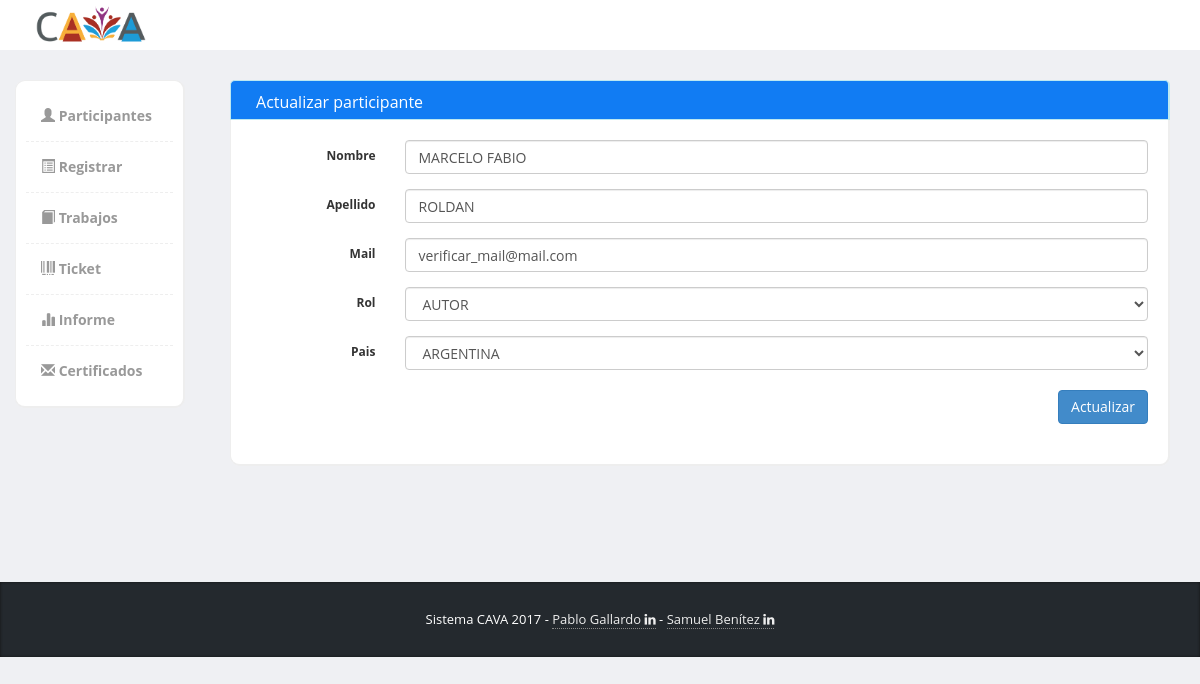
/registro/modificar/121, run on an earlier commit of the app's database.
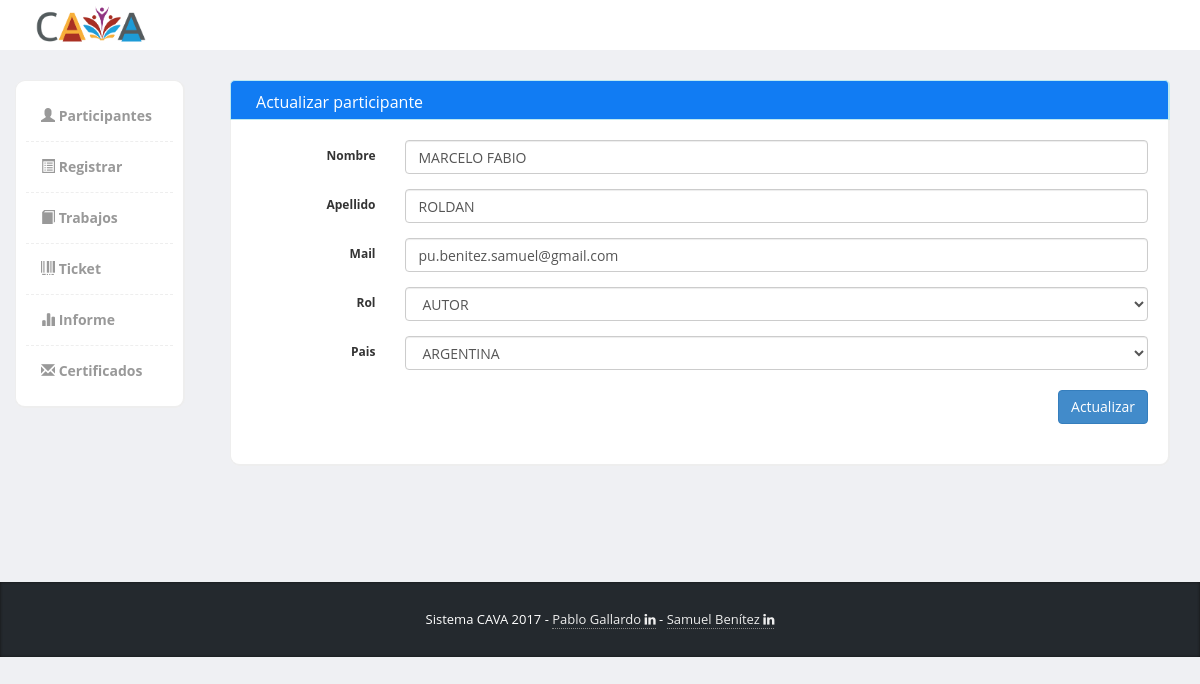
And on a later commit of the database.
### tables this page shows
CREATE TABLE `personas` (
  `id_persona` int(11) NOT NULL,
  `nombre` varchar(64) NOT NULL,
  `apellido` varchar(64) NOT NULL,
  `mail` varchar(100) NOT NULL,
  `id_rol` int(11) NOT NULL,
  `id_pais` int(11) NOT NULL
);

### application/controllers/registro.php (called while the page is built, shortened)
<?php
class Registro extends CI_Controller {
	public function __construct(){
		$this->load->library('form_validation');
		$this->load->model('rol_model');
		$this->load->model('pais_model');
		$this->load->model('personas_model');
	}
	public function modificar($id = null){
		$personas = $this->personas_model->get_id($id);
		if(count($personas) > 0 ){
			foreach ($personas as $persona) {
				$data['nombre']   = $persona->nombre;
				$data['apellido'] = $persona->apellido;
				$data['mail']	  = $persona->mail;
				$data['id_rol']	  = $persona->id_rol;
				$data['id_pais']  = $persona->id_pais;
			}
			$data['id_persona'] = $id;
			$data['roles'] 		=  $this->rol_model->get();
			$data['paises'] 	= $this->pais_model->get();
			$this->load->view('commons/header_menu_view');
			$this->load->view('registro_update_view',$data);
			$this->load->view('commons/footer_view');
		}
		else
			redirect('participantes');
	}
}

### index.php (called while the page is built, shortened)
<?php
require_once BASEPATH.'core/CodeIgniter.php';

### application/models/personas_model.php (called while the page is built, shortened)
<?php
class personas_model extends CI_model {
	function get_id($id = null){
		$this->db->where('id_persona',$id);
		$query = $this->db->get('personas');
		return $query->result();
	}
}

### application/models/rol_model.php (called while the page is built, shortened)
<?php
class rol_model extends CI_model {
	function get(){
		return $this->db->get('rol')->result();
	}
}

### application/models/pais_model.php (called while the page is built, shortened)
<?php
class pais_model extends CI_model {
	function get(){
		return $this->db->get('pais')->result();
	}
}

### application/views/registro_update_view.php (the view, shortened to what this page needs)
<div class="col-md-12 panel-info">
			  			<div class="content-box-header panel-heading">
		  					<div class="panel-title ">Actualizar participante</div>
			  			</div>
			  			<div class="content-box-large box-with-header">
				  			<div id="rootwizard">
								<div class="tab-content">
								    <div class="tab-pane active" id="tab1">
								      <form class="form-horizontal" role="form" method="post" action="<?=base_url('registro/actualizar')?>">
										  <div class="form-group">
										    <label for="inputEmail3" class="col-sm-2 control-label">Nombre</label>
										    <div class="col-sm-10">
										      <input name="nombre" value="<?php echo (isset($nombre)) ? $nombre : set_value('nombre')?>" type="text" class="form-control" id="inputEmail3" placeholder="">
										    </div>
										  </div>
										  <div class="form-group">
										    <label for="inputPassword3" class="col-sm-2 control-label">Apellido</label>
										    <div class="col-sm-10">
										      <input name="apellido" value="<?php echo (isset($apellido)) ? $apellido : set_value('apellido')?>"  type="text" class="form-control" id="inputPassword3" placeholder="">
										    </div>
										  </div>
										  <div class="form-group">
										    <label for="inputPassword3" class="col-sm-2 control-label">Mail</label>
										    <div class="col-sm-10">
										      <input name="mail" value="<?php echo (isset($mail)) ? $mail : set_value('mail')?>" type="mail" class="form-control" id="inputPassword3" placeholder="">
										    </div>
										  </div>
										  <div class="form-group">
										    <label for="inputPassword3" class="col-sm-2 control-label">Rol</label>
										    <div class="col-sm-10">
										        <select name="id_rol" class="form-control" id="inputPassword3" required="">
											      	<?php foreach ($roles as $rol):?>
											      		<?php if($rol->id_rol == $id_rol): ?>
											      			<option value="<?=$rol->id_rol?>" selected><?=$rol->rol?></option>
											      		<?php else: ?>
											      			<option value="<?=$rol->id_rol?>"><?=$rol->rol?></option>
											      		<?php endif;?>
											      	<?php endforeach;?>
										        </select>
										    </div>
										  </div>
										  <div class="form-group">
										    <label for="inputPassword3" class="col-sm-2 control-label">Pais</label>
										    <div class="col-sm-10">
										      <select name="id_pais" class="form-control" id="inputPassword3" placeholder="">
										      	<?php foreach ($paises as $pais):?>
										      		<?php if($pais->id_pais == $id_pais): ?>
										      			<option value="<?=$pais->id_pais?>" selected><?=$pais->pais?></option>
										      		<?php else: ?>
										      			<option value="<?=$pais->id_pais?>"><?=$pais->pais?></option>
										      		<?php endif;?>
										      	<?php endforeach;?>
										      </select>
										    </div>
										  </div>
								    </div>
									<ul class="pager wizard">
									  	<input type="submit" class="btn btn-primary pull-right" value="Actualizar">
									</ul>
								</div>
							</div>
						</div>
</div>

What changed in the data, as far as the page shows it:
changed personas "MARCELO FABIO": mail "verificar_mail@mail.com" → "pu.benitez.samuel@gmail.com"
